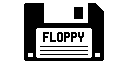

This figure's Python source:
"""Floppy screen image (128x64, 1 bpp): a 3.5-inch floppy disk.

The image is the PNG `screen.png` next to this file: it looks as on the pedal:
pixels darker than mid-grey are dark (set bits in the ZDL picture).
build.py (build_floppy) calls draw(), which loads it. Edit the PNG to
change the screen.

    python -B screen.py            # check screen.png (knob slots, RLE size)
    python -B screen.py --gen      # (re)draw screen.png from generate()

The pedal's pixels are about 1.33x taller than wide, so the square disk is
drawn 1.33x wider than tall.

KNOB_SLOTS must stay light: build_floppy puts invisible 1x1 knobs there
(the firmware draws the knobs on top of the picture), as DrumBox does.
"""
from __future__ import annotations
import sys
from pathlib import Path

HERE = Path(__file__).resolve().parent
sys.path.append(str(HERE.parents[1] / "build"))

from screen_image import Canvas  # noqa: E402

W, H = 128, 64
KNOB_SLOTS = [(1, 0), (126, 0), (127, 0)]
SOURCE = HERE / "screen.png"


def _box(c: Canvas, x0: int, y0: int, x1: int, y1: int, v: int) -> None:
    for y in range(y0, y1 + 1):
        c.hline(x0, x1, y, v)


def generate() -> Canvas:
    """Dark disk body (cut top-right corner), metal shutter with its slot,
    write-protect hole, white label with a bold FLOPPY title."""
    c = Canvas()
    x0, y0, x1, y1 = 24, 2, 103, 61          # 80 x 60 = square on the pedal
    _box(c, x0, y0, x1, y1, 1)
    for k in range(8):                       # cut corner, top right
        c.hline(x1 - 7 + k, x1, y0 + k, 0)
    for x, y in ((x0, y0), (x0, y1), (x1, y1)):   # rounded corners
        c.px(x, y, 0)
    # shutter: light plate from the top edge, the head slot dark inside it
    _box(c, 44, y0, 87, 23, 0)
    c.vline(44, y0, 23, 0)
    _box(c, 74, 6, 82, 19, 1)
    # write-protect hole, bottom left; index hole, bottom right
    _box(c, 28, 52, 32, 57, 0)
    _box(c, 96, 52, 99, 57, 0)
    # label: light, rounded, FLOPPY in bold 3x5 glyphs (2 x 2 per pixel)
    lx0, ly0, lx1, ly1 = 36, 29, 91, 58
    _box(c, lx0, ly0, lx1, ly1, 0)
    for x, y in ((lx0, ly0), (lx1, ly0), (lx0, ly1), (lx1, ly1)):
        c.px(x, y, 1)
    glyphs = dict(Canvas._FONT, Y=["101", "101", "010", "010", "010"])  # font's Y reads as T
    x = 43
    for ch in "FLOPPY":
        for ry, row in enumerate(glyphs[ch]):
            for rx, bit in enumerate(row):
                if bit == "1":
                    _box(c, x + rx * 2, 33 + ry * 2, x + rx * 2 + 1, 33 + ry * 2 + 1, 1)
        x += 7
    for y in (47, 51, 55):                   # writing lines
        c.hline(40, 87, y, 1)
    return c


def check_slots(c: Canvas) -> None:
    for x, y in KNOB_SLOTS:
        assert not any(c.pixels[y + z][x] for z in range(8)), f"knob slot {x},{y} not light"


def draw() -> Canvas:
    """The screen image, loaded from SOURCE."""
    from PIL import Image
    img = Image.open(SOURCE).convert("L")
    assert img.size == (W, H), f"{SOURCE.name} is {img.size}, need {W}x{H}"
    c = Canvas()
    for y in range(H):
        for x in range(W):
            c.px(x, y, 1 if img.getpixel((x, y)) <= 127 else 0)
    check_slots(c)
    return c


def save_png(c: Canvas, path: Path) -> None:
    from PIL import Image
    img = Image.new("L", (W, H))
    for y in range(H):
        for x in range(W):
            img.putpixel((x, y), 0 if c.pixels[y][x] else 255)
    img.save(path)


if __name__ == "__main__":
    from screen_image import encode_zoom_rle
    if "--gen" in sys.argv:
        save_png(generate(), SOURCE)
        print("wrote", SOURCE)
    print(f"{SOURCE.name}: RLE {len(encode_zoom_rle(draw()))} B")
